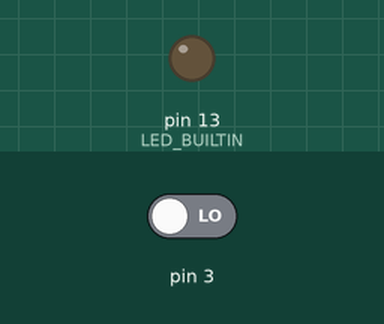
Simulated run of this sketch. Board: Arduino Uno, built with avr-gcc and run on an emulated ATmega328P. Parts: output pins drawn as LEDs (lit = HIGH). Inputs (shaded band) come from the test bench; at power-on: pin 3 LOW.

Above: at 1.2 s.
1.3 s: pin 3 driven HIGH
At 2.1 s:
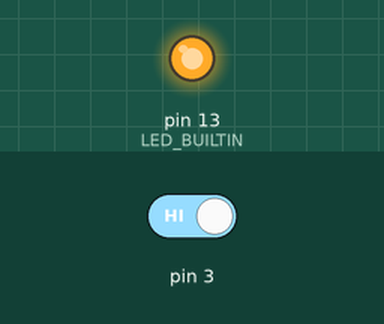
2.8 s: pin 3 driven LOW
At 3.4 s:
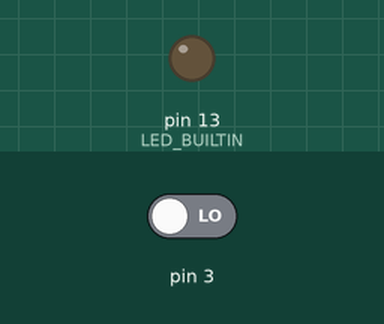
Timing chart, 0 to 5.8 s (numbered marks = the images above; inputs shaded):
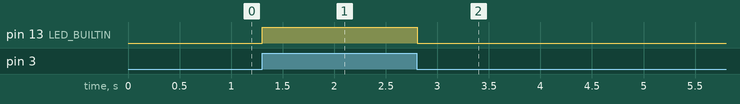

Measured:
- after the input at 1.3 s, pin 13 (LED_BUILTIN): LOW → HIGH at once
- after the input at 2.8 s, pin 13 (LED_BUILTIN): HIGH → LOW at once

The sketch:

Kod.ino
```cpp
void setup()
{
  pinMode(3, INPUT);
  pinMode(LED_BUILTIN, OUTPUT);
}

void loop()
{
  if (digitalRead(3) == 1) {
    digitalWrite(LED_BUILTIN, HIGH);
  } else {
    digitalWrite(LED_BUILTIN, LOW);
  }
  delay(10); // Delay a little bit to improve simulation performance
}
```
